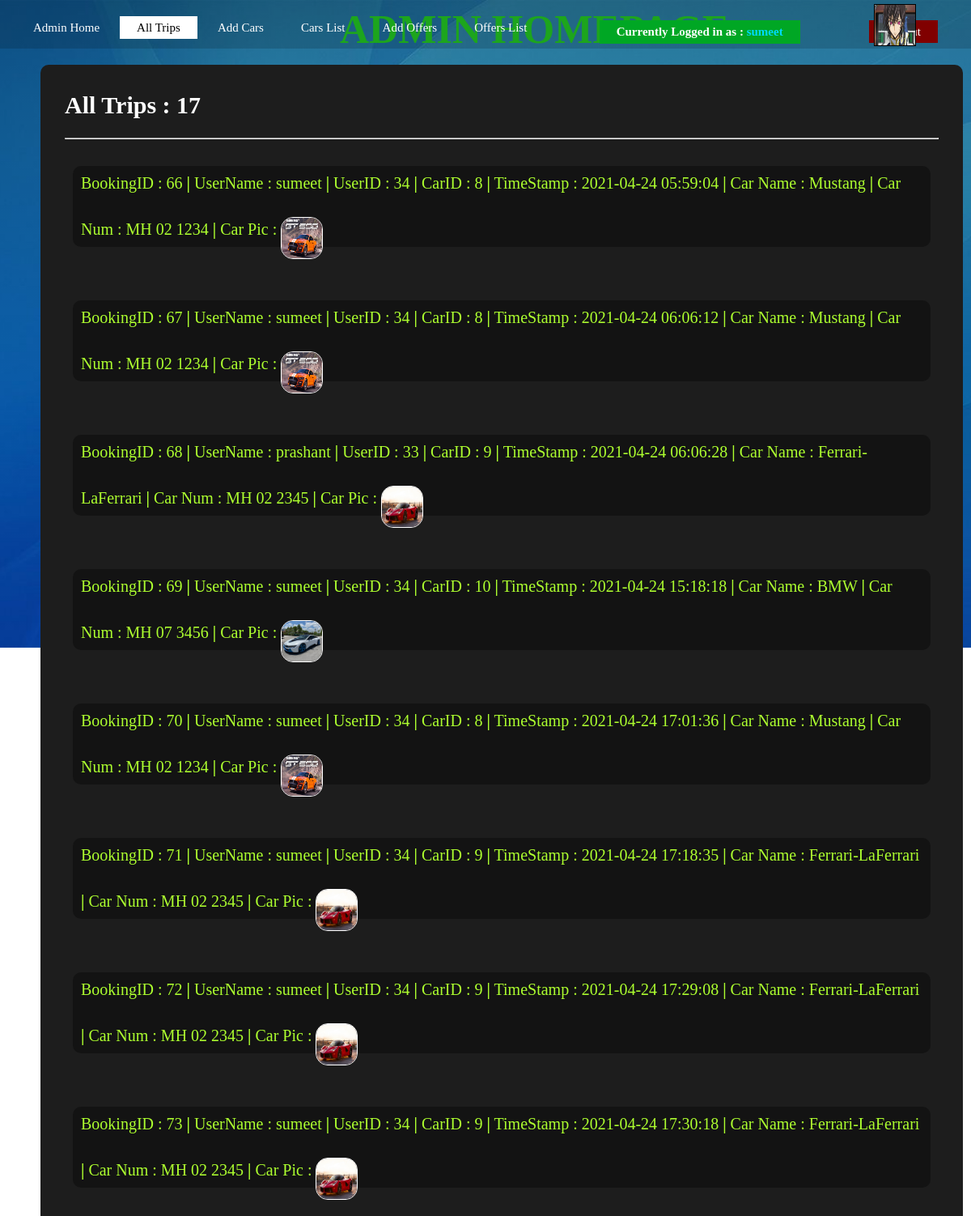
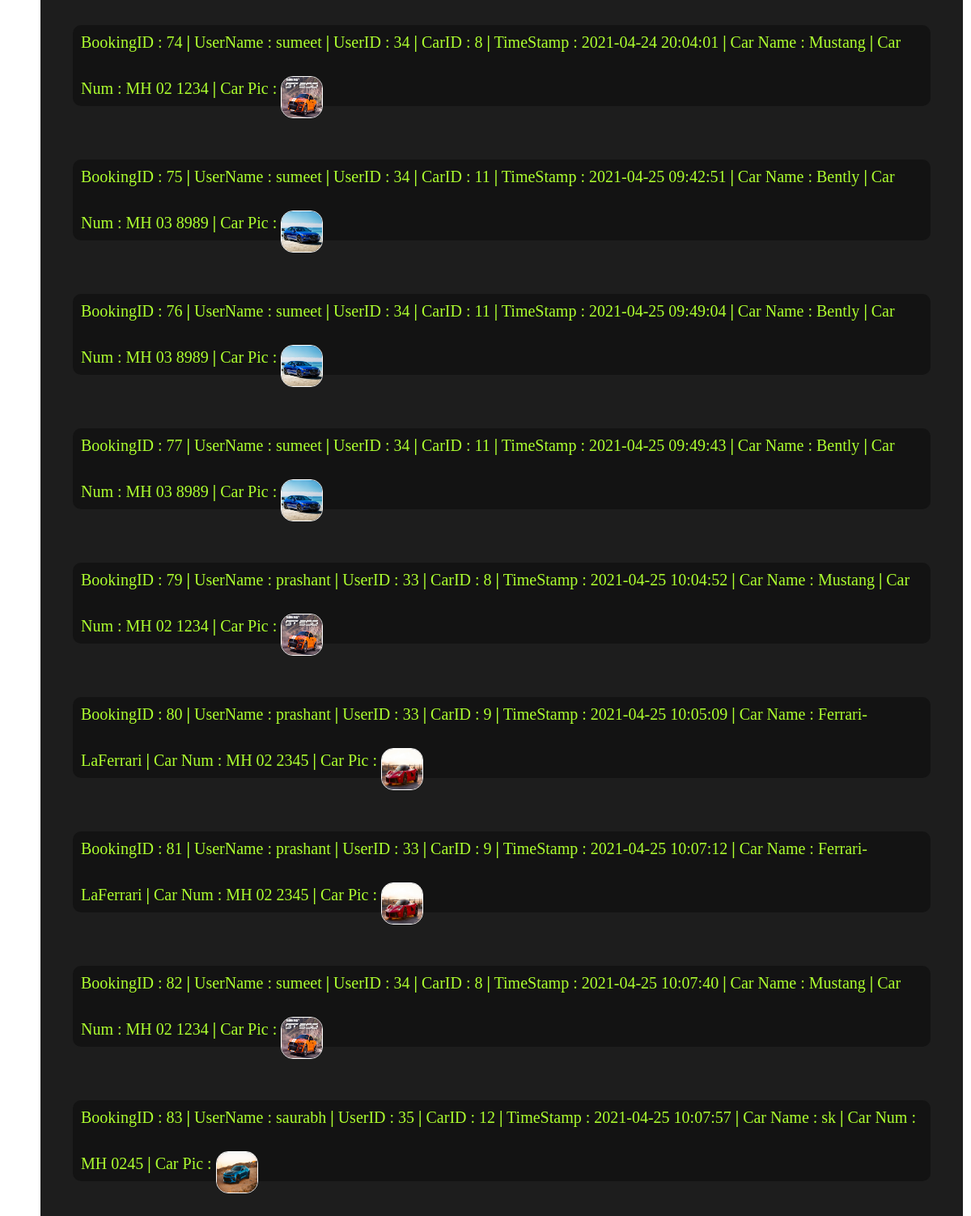
The page /alltrips.php (signed in) on the database its author committed (2 pictures, top to bottom).
### tables this page shows
CREATE TABLE `alltrips` (
  `tripid` bigint(20) NOT NULL,
  `userid` int(11) NOT NULL,
  `carid` bigint(20) NOT NULL,
  `completed` varchar(1) NOT NULL,
  `timestampbook` timestamp NOT NULL DEFAULT current_timestamp(),
  `timestampreturn` timestamp NULL DEFAULT NULL,
  `tripdist` bigint(11) DEFAULT 0,
  `triprating` float DEFAULT NULL
);

CREATE TABLE `users` (
  `id` int(11) NOT NULL,
  `username` varchar(100) NOT NULL,
  `email` varchar(100) NOT NULL,
  `password` varchar(100) NOT NULL,
  `avatar` varchar(100) NOT NULL,
  `wallet` int(11) NOT NULL
);

CREATE TABLE `cars` (
  `carid` bigint(20) NOT NULL,
  `carname` varchar(100) NOT NULL,
  `availability` varchar(1) NOT NULL,
  `carpic` varchar(100) NOT NULL,
  `carnum` varchar(100) NOT NULL,
  `cardist` bigint(20) NOT NULL DEFAULT 0,
  `carrating` float NOT NULL
);

### functionsignup.php (called while the page is built, shortened)
<?php
	function ExecuteQuery ($SQL)
	{
		$con=mysqli_connect ("localhost", "root","");
		mysqli_select_db ($con,"accounts");
		$rows = mysqli_query ($con,$SQL);
		return $rows;
	}
?>

### alltrips.php (the view, shortened to what this page needs)
<html>
    <head>
        <link rel = "stylesheet" href = "title.css">
        <link rel = "stylesheet" href = "profile.css">
        <link rel = "stylesheet" href = "bookacar.css">
    </head>
    <body>
        <div class="mainpage">
            <div class="navbar">
                        <ul>
                            <li><a href="admin.php"> Admin Home </a></li>
                            <li class="active"><a href="alltrips.php"> All Trips </a></li>
                            <li> <a href="addcars.php"> Add Cars </a></li>
                            <li> <a href="carlist.php"> Cars List </a></li>
                            <li> <a href="addoffers.php"> Add Offers </a></li>
                            <li> <a href="offerlist.php"> Offers List </a></li>
                        </ul>
            </div>
            <div class="navbar2">
                    <ul class="nav">
                    <li><img class="image"  src = '<?= $_SESSION['avatar'] ?>' width="50" height="50" style="border: 1px solid black" > </li>
                    <li class ="reference"><b>Currently Logged in as : </b><div class = "profilename"> <b><?= $_SESSION['username'] ?></b> </div> </li>
                        <li><a href="logout.php"> Logout </a></li>
                    </ul>
            </div>
            <div class="adminhome">
                <h1>ADMIN HOMEPAGE</h1>
            </div>
            <div class="lists">
                <div class="carlist">
                    <?php
                        include 'functionsignup.php';
                        $strr = "SELECT * from alltrips ";
                        $resultr = ExecuteQuery($strr);
                        $no_rows = mysqli_num_rows($resultr);
                        echo "<br/>";
                        echo "<h2>  All Trips : ";
                        echo $no_rows;
                        echo "</h2>";
                        echo "<br/>";
                        echo "<hr>";
                        echo "<br/>";
                        if($no_rows >= 1)
                        {
                            while($rowr = mysqli_fetch_assoc($resultr)){
                                $bookingid = $rowr['tripid'];
                                $userid = $rowr['userid'];
                                $timestamp = $rowr['timestampbook'];
                                $carid = $rowr['carid'];
                                $sk = "SELECT username from users where id = '$userid'";
                                $res = ExecuteQuery($sk);
                                $rw = mysqli_fetch_assoc($res);
                                $name = $rw['username'];
                                echo "<div class='single'>";
                                echo "BookingID : ";
                                echo $bookingid;
                                echo " <b>|</b> ";
                                echo "UserName : ";
                                echo $name;
                                echo " <b>|</b> ";
                                echo "UserID : ";
                                echo $userid;
                                echo " <b>|</b> ";
                                echo "CarID : ";
                                echo $carid;
                                echo " <b>|</b> ";
                                echo "TimeStamp : ";
                                echo $timestamp;
                                echo " <b>|</b> ";
                                $strsk = "SELECT * from cars where carid = '$carid' ";
                                $resultsk = ExecuteQuery($strsk);
                                $rowsk = mysqli_fetch_assoc($resultsk);
                                $carname = $rowsk['carname'];
                                $carnum = $rowsk['carnum'];
                                $carpic = $rowsk['carpic'];
                                echo "Car Name : ";
                                echo $carname;
                                echo " <b>|</b> ";
                                echo "Car Num : ";
                                echo $carnum;
                                echo " <b>|</b> ";
                                echo "Car Pic : ";
                                echo "<img class='carimg' src='$carpic' width= '50' height='50' style='border: 1px solid white'>";
                                echo "</div>";
                                echo "<br/><br/>";
                            }
                        }
                        else
                        {
                            echo "<br/>";
                            echo "<h2>  No Trips Taken :  ";
                            echo $no_rows;
                            echo "</h2>";
                        }
                    ?>
                </div>
            </div>
        </div>
    </body>
</html>

### title.css (style rules this page uses)
h1 { color:#23c223; position: fixed; text-align: center; top: 7px; left: 35%; right: auto; font-size: 50px; }

### profile.css (style rules this page uses)
* { margin:0; padding:0; }
.mainpage { height: 100%; background-image:linear-gradient(rgba(0,0,0,0.3),rgba(0,0,0,0)) ,url(bg2.jpg); background-position: center; background-size: cover; }
.navbar { padding-left: 20px; padding-right: 20px; z-index: 10; position: fixed; float: left; height: 60px; width: 100%; background-image: linear-gradient(rgba(0,0,0,0.15),rgba(0, 0, 0, 0.15)); }
ul { list-style: none; float: left; margin-top: 25px; margin-right: 20px; }
ul li { display: inline-block; }
ul li a { text-decoration: none; color: #fff; padding: 5px 20px; border: 1px solid transparent; font-size: 15px; }
ul li.active a { color: black; background-color: white; }
.navbar2 { float: right; z-index: 20; position: fixed; margin-top: 0; margin-bottom: 10px; height: 60px; width: 50%; left: 50%; }
.nav { float :right }
.nav li { margin-top: 0; display: inline-block; color: white; margin-bottom: -100px; padding: 5px 20px; border: 1px solid transparent; font-size: 15px; }
.nav li a { margin-left: 60px; background-color: rgb(128, 0, 0); }
.profilename { display: inline-block; color: rgb(0, 217, 255); }
.image { position: fixed; top: 5px; left: 90%; }
.reference { margin-top: 0; text-decoration: none; color: black; padding: 50px 0px; border: 1px solid transparent; font-size: 15px; color: black; background-color: rgb(0, 167, 36); }

### bookacar.css (style rules this page uses)
.lists { border-radius: 10px; top: 10%; background-color: rgb(29, 29, 29); color: greenyellow; float: left; width: 90%; height: auto; font-size: 20px; padding: 10px 30px; margin-top: 80px; margin-left: 50px; display: block; }
.single { background-color: rgb(19, 19, 19); padding: 10px 10px; margin: 10px 10px; border-radius: 10px; }
h2 { color: white; }
hr { color: yellow; }
.carimg { border-radius: 15px; display: inline-block; position: relative; top: 30px; }
.active { color: black; background-color: white; }

### rows shown on the page
alltrips: tripid "66", userid.username "sumeet", userid "34", carid "8", timestampbook "2021-04-24 05:59:04", carid.carname "Mustang", carid.carnum "MH 02 1234", carid.carpic (picture)
alltrips: tripid "67", userid.username "sumeet", userid "34", carid "8", timestampbook "2021-04-24 06:06:12", carid.carname "Mustang", carid.carnum "MH 02 1234", carid.carpic (picture)
alltrips: tripid "68", userid.username "prashant", userid "33", carid "9", timestampbook "2021-04-24 06:06:28", carid.carname "Ferrari-LaFerrari", carid.carnum "MH 02 2345", carid.carpic (picture)
alltrips: tripid "69", userid.username "sumeet", userid "34", carid "10", timestampbook "2021-04-24 15:18:18", carid.carname "BMW", carid.carnum "MH 07 3456", carid.carpic (picture)
alltrips: tripid "70", userid.username "sumeet", userid "34", carid "8", timestampbook "2021-04-24 17:01:36", carid.carname "Mustang", carid.carnum "MH 02 1234", carid.carpic (picture)
alltrips: tripid "71", userid.username "sumeet", userid "34", carid "9", timestampbook "2021-04-24 17:18:35", carid.carname "Ferrari-LaFerrari", carid.carnum "MH 02 2345", carid.carpic (picture)
alltrips: tripid "72", userid.username "sumeet", userid "34", carid "9", timestampbook "2021-04-24 17:29:08", carid.carname "Ferrari-LaFerrari", carid.carnum "MH 02 2345", carid.carpic (picture)
alltrips: tripid "73", userid.username "sumeet", userid "34", carid "9", timestampbook "2021-04-24 17:30:18", carid.carname "Ferrari-LaFerrari", carid.carnum "MH 02 2345", carid.carpic (picture)
alltrips: tripid "74", userid.username "sumeet", userid "34", carid "8", timestampbook "2021-04-24 20:04:01", carid.carname "Mustang", carid.carnum "MH 02 1234", carid.carpic (picture)
alltrips: tripid "75", userid.username "sumeet", userid "34", carid "11", timestampbook "2021-04-25 09:42:51", carid.carname "Bently", carid.carnum "MH 03 8989", carid.carpic (picture)
alltrips: tripid "76", userid.username "sumeet", userid "34", carid "11", timestampbook "2021-04-25 09:49:04", carid.carname "Bently", carid.carnum "MH 03 8989", carid.carpic (picture)
alltrips: tripid "77", userid.username "sumeet", userid "34", carid "11", timestampbook "2021-04-25 09:49:43", carid.carname "Bently", carid.carnum "MH 03 8989", carid.carpic (picture)
alltrips: tripid "79", userid.username "prashant", userid "33", carid "8", timestampbook "2021-04-25 10:04:52", carid.carname "Mustang", carid.carnum "MH 02 1234", carid.carpic (picture)
alltrips: tripid "80", userid.username "prashant", userid "33", carid "9", timestampbook "2021-04-25 10:05:09", carid.carname "Ferrari-LaFerrari", carid.carnum "MH 02 2345", carid.carpic (picture)
alltrips: tripid "81", userid.username "prashant", userid "33", carid "9", timestampbook "2021-04-25 10:07:12", carid.carname "Ferrari-LaFerrari", carid.carnum "MH 02 2345", carid.carpic (picture)
alltrips: tripid "82", userid.username "sumeet", userid "34", carid "8", timestampbook "2021-04-25 10:07:40", carid.carname "Mustang", carid.carnum "MH 02 1234", carid.carpic (picture)
alltrips: tripid "83", userid.username "saurabh", userid "35", carid "12", timestampbook "2021-04-25 10:07:57", carid.carname "sk", carid.carnum "MH 0245", carid.carpic (picture)

### other values the page prints
$_SESSION['username'] "sumeet"
$no_rows "17"
